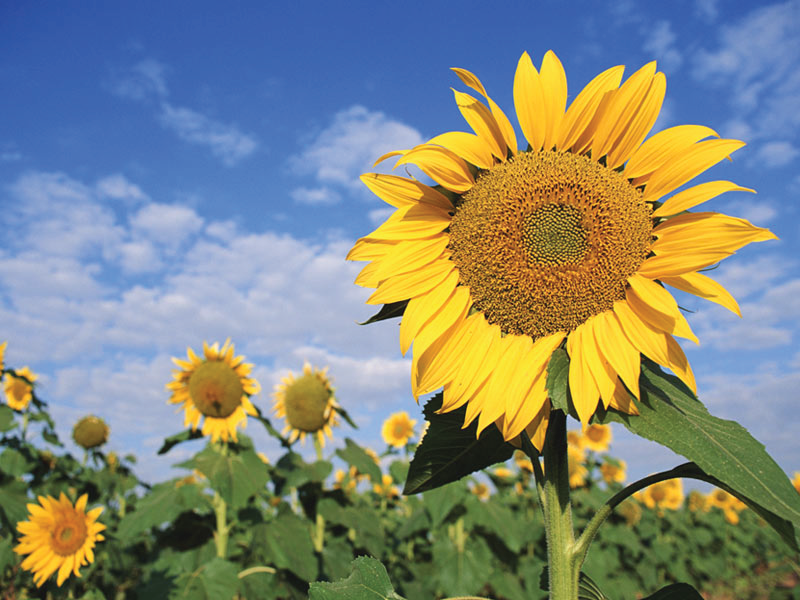
%> input picture Project 1/Sunflower.png, 800 x 600 px
$ octave Project_1.m   (GNU Octave 9; MATLAB toolbox functions it lacks are replaced by stand-ins)
%> lines starting %> are read from the running program, lines starting %| are printed output that depends on the picture; in (x1, y1, x2, y2) boxes, pixels count from 0 and x2, y2 are one past the last pixel; in counts of white or black regions, pixels touching at a corner belong together; the program's own positions count from 1
%% Project 1
%
% EE/CPE 428 - Computer Vision
% Winter 2023
%
% Group 4: Chris Miglio, Eitan Klass, Nathan Jaggers
%
% Description: See coresponding document
%% Part A

% read and display image
im1 = imread("Sunflower.png")
%> im1 is the input picture: size 600x800x3 uint8; mean R, G, B 130.2, 136, 122.8
imshow(im1)

%%
% convert to grayscale
imgray = rgb2gray(im1)
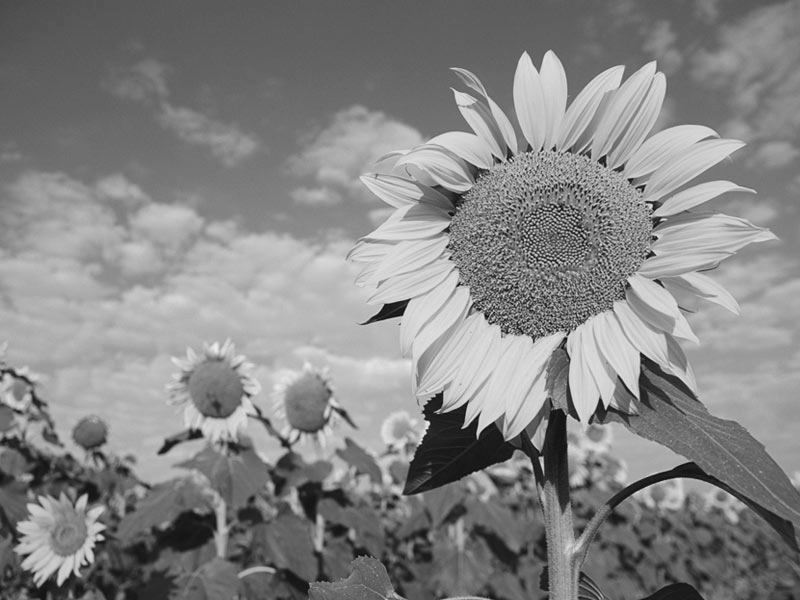
%> imgray: size 600x800 uint8; min 7, max 239, mean 132.8
imshow(imgray)

%%
% max and min values with coordinates
[M,I] = max(imgray,[],"all")
%> M = 239; I = 129347
[Y,X] = find(imgray == M)
%> Y = 347; X = 216
%[Y,X] = ind2sub(size(imgray),I)

[M,I] = min(imgray,[],"all")
%> M = 7; I = 339417
[Y,X] = ind2sub(size(imgray),I)
%> Y = 417; X = 566

%%
% find size of image in bytes
[rows, cols] = size(imgray)
%> rows = 600; cols = 800
class(imgray)
%> ans = 'uint8'

%each pixle is a byte so area is size
bytes = rows*cols
%> bytes = 480000

imshow(imgray)
%%
imagename = 'grayflower.png'
imwrite(imgray,imagename)

fileinfo = dir(imagename)
filesize = fileinfo(1).bytes

%%
%reduce resolution of image
[rows, cols] = size(imgray)
small = imgray(2:2:rows,2:2:cols)
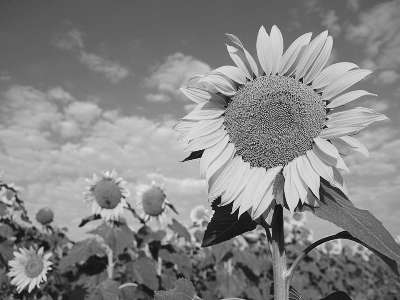
%> small: size 300x400 uint8; min 10, max 238, mean 132.8

imshow(small)
[rows, cols] = size(small)
%> rows = 300; cols = 400
bytes = rows*cols
%> bytes = 120000

%%
%keep reducing
[rows, cols] = size(small)
smaller = small(2:2:rows,2:2:cols)
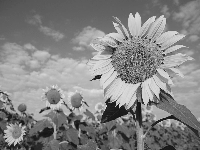
%> smaller: size 150x200 uint8; min 10, max 238, mean 132.7

imshow(smaller)
[rows, cols] = size(smaller)
%> rows = 150; cols = 200
bytes = rows*cols
%> bytes = 30000

small = smaller;

%%
imagename = 'grayflowerreduced.png'
imwrite(small,imagename)

fileinfo = dir(imagename)
filesize = fileinfo(1).bytes

%% Part B

imbacteria = imread("bacteria.bmp")
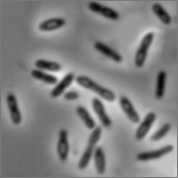
%> input picture Project 1/bacteria.bmp, 178 x 178 px
%> imbacteria is the input picture: size 178x178 uint8; min 5, max 239, mean 128.5
imshow(imbacteria)

%%
threshold = 100
imthresh = imbacteria<threshold
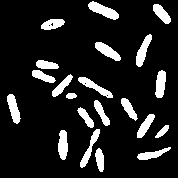
%> imthresh: size 178x178 logical; 12.7% white; 21 white regions, largest, box (x1, y1, x2, y2) and area: (88, 1, 119, 20) 284, (136, 34, 152, 67) 246, (95, 42, 121, 61) 240
imshow(imthresh)

% Compute the total area
area = bwarea(imthresh)
%> area = 4080.9
disp(area)
%| 4080.9

%%
imlabled = bwlabel(imthresh)
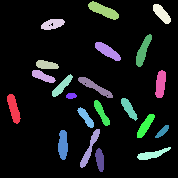
%> imlabled: size 178x178 double; 22 distinct labels, from 0 to 21; one colour per label, 0 black
max(max(imlabled))
%> ans = 21
imshow(imlabled,[])

%%
%find the center of bacteria and print number there
stats = regionprops(imthresh,'Centroid')
%> stats = 21 regions; first 5, Centroid: [14.3 109.2], [43.6 77.1], [47.2 65.5], [53.2 24.8], [62.7 86.7]
centers = stats.Centroid
%> centers = [14.29 109.2]
imshow(imthresh)
hold on
for x = 1: numel(stats)
    text(stats(x).Centroid(1),stats(x).Centroid(2), num2str(x), ...
        'Color',[1 0 0], 'FontWeight','bold','HorizontalAlignment','center')
end
%> this loop made 21 passes
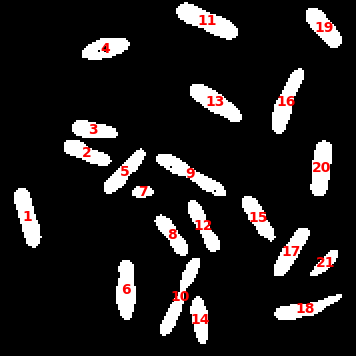
%> figure redrawn from the program's plot data; shown 2 times larger

hold off
%%
% Get the area of each bacterium
for i = 1 : max(imlabled(:))
   area = bwarea(imlabled == i)
end
%> this loop made 21 passes
%> area on passes 1 to 12: 238.6, 170.4, 159.4, 190.1, 185.2, 236.9, 53.88, 157.2, 244.4, 230.1, 287.8, 178.1
